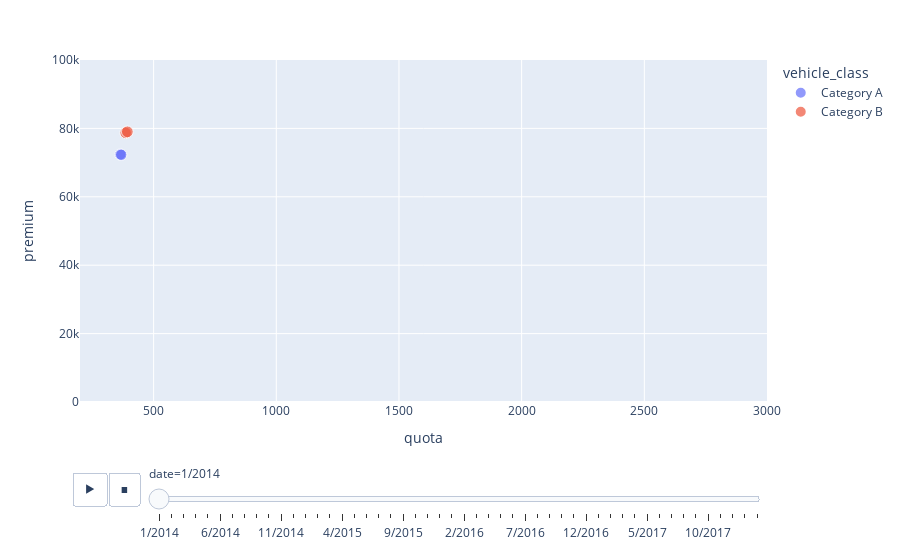

Notebook code for this chart:
### Markdown cell above
### Somehow, quota not always increase but premium is

### Code cell
# Received by quota
# sns.scatterplot(data=df, x='quota', y='premium', hue='vehicle_class')
px.scatter(data_frame=df_personal_cars, x='quota', y='premium', color='vehicle_class', size='bids_success', animation_frame='date', animation_group='index', range_x=(200, 3000), range_y=(0, 100000))
# df.reset_index().assign(date=lambda x: x['month'].to_string() + '/' + x['year'].to_string()).head()

### Figure 1 — Plotly figure (JSON) as saved in the notebook; plotly's stock layout.template omitted (floating-point values rounded to 4 significant figures)
{"data": [{"hovertemplate": "vehicle_class=Category A<br>date=1/2014<br>quota=%{x}<br>premium=%{y}<br>bids_success=%{marker.size}<extra></extra>", "ids": [0, 1], "legendgroup": "Category A", "marker": {"color": "#636efa", "size": [361, 364], "sizemode": "area", "sizeref": 5.615, "symbol": "circle"}, "mode": "markers", "name": "Category A", "orientation": "v", "showlegend": true, "type": "scatter", "x": [364, 368], "xaxis": "x", "y": [72369, 72290], "yaxis": "y"}, {"hovertemplate": "vehicle_class=Category B<br>date=1/2014<br>quota=%{x}<br>premium=%{y}<br>bids_success=%{marker.size}<extra></extra>", "ids": [2, 3], "legendgroup": "Category B", "marker": {"color": "#EF553B", "size": [377, 388], "sizemode": "area", "sizeref": 5.615, "symbol": "circle"}, "mode": "markers", "name": "Category B", "orientation": "v", "showlegend": true, "type": "scatter", "x": [386, 393], "xaxis": "x", "y": [78700, 79000], "yaxis": "y"}], "layout": {"legend": {"itemsizing": "constant", "title": {"text": "vehicle_class"}, "tracegroupgap": 0}, "margin": {"t": 60}, "sliders": [{"active": 0, "currentvalue": {"prefix": "date="}, "len": 0.9, "pad": {"b": 10, "t": 60}, "steps": [{"args": [["1/2014"], {"frame": {"duration": 0, "redraw": false}, "fromcurrent": true, "mode": "immediate", "transition": {"duration": 0, "easing": "linear"}}], "label": "1/2014", "method": "animate"}, {"args": [["2/2014"], {"frame": {"duration": 0, "redraw": false}, "fromcurrent": true, "mode": "immediate", "transition": {"duration": 0, "easing": "linear"}}], "label": "2/2014", "method": "animate"}, {"args": [["3/2014"], {"frame": {"duration": 0, "redraw": false}, "fromcurrent": true, "mode": "immediate", "transition": {"duration": 0, "easing": "linear"}}], "label": "3/2014", "method": "animate"}, {"args": [["4/2014"], {"frame": {"duration": 0, "redraw": false}, "fromcurrent": true, "mode": "immediate", "transition": {"duration": 0, "easing": "linear"}}], "label": "4/2014", "method": "animate"}, {"args": [["5/2014"], {"frame": {"duration": 0, "redraw": false}, "fromcurrent": true, "mode": "immediate", "transition": {"duration": 0, "easing": "linear"}}], "label": "5/2014", "method": "animate"}, {"args": [["6/2014"], {"frame": {"duration": 0, "redraw": false}, "fromcurrent": true, "mode": "immediate", "transition": {"duration": 0, "easing": "linear"}}], "label": "6/2014", "method": "animate"}, {"args": [["7/2014"], {"frame": {"duration": 0, "redraw": false}, "fromcurrent": true, "mode": "immediate", "transition": {"duration": 0, "easing": "linear"}}], "label": "7/2014", "method": "animate"}, {"args": [["8/2014"], {"frame": {"duration": 0, "redraw": false}, "fromcurrent": true, "mode": "immediate", "transition": {"duration": 0, "easing": "linear"}}], "label": "8/2014", "method": "animate"}, {"args": [["9/2014"], {"frame": {"duration": 0, "redraw": false}, "fromcurrent": true, "mode": "immediate", "transition": {"duration": 0, "easing": "linear"}}], "label": "9/2014", "method": "animate"}, {"args": [["10/2014"], {"frame": {"duration": 0, "redraw": false}, "fromcurrent": true, "mode": "immediate", "transition": {"duration": 0, "easing": "linear"}}], "label": "10/2014", "method": "animate"}, {"args": [["11/2014"], {"frame": {"duration": 0, "redraw": false}, "fromcurrent": true, "mode": "immediate", "transition": {"duration": 0, "easing": "linear"}}], "label": "11/2014", "method": "animate"}, {"args": [["12/2014"], {"frame": {"duration": 0, "redraw": false}, "fromcurrent": true, "mode": "immediate", "transition": {"duration": 0, "easing": "linear"}}], "label": "12/2014", "method": "animate"}, {"args": [["1/2015"], {"frame": {"duration": 0, "redraw": false}, "fromcurrent": true, "mode": "immediate", "transition": {"duration": 0, "easing": "linear"}}], "label": "1/2015", "method": "animate"}, {"args": [["2/2015"], {"frame": {"duration": 0, "redraw": false}, "fromcurrent": true, "mode": "immediate", "transition": {"duration": 0, "easing": "linear"}}], "label": "2/2015", "method": "animate"}, {"args": [["3/2015"], {"frame": {"duration": 0, "redraw": false}, "fromcurrent": true, "mode": "immediate", "transition": {"duration": 0, "easing": "linear"}}], "label": "3/2015", "method": "animate"}, {"args": [["4/2015"], {"frame": {"duration": 0, "redraw": false}, "fromcurrent": true, "mode": "immediate", "transition": {"duration": 0, "easing": "linear"}}], "label": "4/2015", "method": "animate"}, {"args": [["5/2015"], {"frame": {"duration": 0, "redraw": false}, "fromcurrent": true, "mode": "immediate", "transition": {"duration": 0, "easing": "linear"}}], "label": "5/2015", "method": "animate"}, {"args": [["6/2015"], {"frame": {"duration": 0, "redraw": false}, "fromcurrent": true, "mode": "immediate", "transition": {"duration": 0, "easing": "linear"}}], "label": "6/2015", "method": "animate"}, {"args": [["7/2015"], {"frame": {"duration": 0, "redraw": false}, "fromcurrent": true, "mode": "immediate", "transition": {"duration": 0, "easing": "linear"}}], "label": "7/2015", "method": "animate"}, {"args": [["8/2015"], {"frame": {"duration": 0, "redraw": false}, "fromcurrent": true, "mode": "immediate", "transition": {"duration": 0, "easing": "linear"}}], "label": "8/2015", "method": "animate"}, {"args": [["9/2015"], {"frame": {"duration": 0, "redraw": false}, "fromcurrent": true, "mode": "immediate", "transition": {"duration": 0, "easing": "linear"}}], "label": "9/2015", "method": "animate"}, {"args": [["10/2015"], {"frame": {"duration": 0, "redraw": false}, "fromcurrent": true, "mode": "immediate", "transition": {"duration": 0, "easing": "linear"}}], "label": "10/2015", "method": "animate"}, {"args": [["11/2015"], {"frame": {"duration": 0, "redraw": false}, "fromcurrent": true, "mode": "immediate", "transition": {"duration": 0, "easing": "linear"}}], "label": "11/2015", "method": "animate"}, {"args": [["12/2015"], {"frame": {"duration": 0, "redraw": false}, "fromcurrent": true, "mode": "immediate", "transition": {"duration": 0, "easing": "linear"}}], "label": "12/2015", "method": "animate"}, {"args": [["1/2016"], {"frame": {"duration": 0, "redraw": false}, "fromcurrent": true, "mode": "immediate", "transition": {"duration": 0, "easing": "linear"}}], "label": "1/2016", "method": "animate"}, {"args": [["2/2016"], {"frame": {"duration": 0, "redraw": false}, "fromcurrent": true, "mode": "immediate", "transition": {"duration": 0, "easing": "linear"}}], "label": "2/2016", "method": "animate"}, {"args": [["3/2016"], {"frame": {"duration": 0, "redraw": false}, "fromcurrent": true, "mode": "immediate", "transition": {"duration": 0, "easing": "linear"}}], "label": "3/2016", "method": "animate"}, {"args": [["4/2016"], {"frame": {"duration": 0, "redraw": false}, "fromcurrent": true, "mode": "immediate", "transition": {"duration": 0, "easing": "linear"}}], "label": "4/2016", "method": "animate"}, {"args": [["5/2016"], {"frame": {"duration": 0, "redraw": false}, "fromcurrent": true, "mode": "immediate", "transition": {"duration": 0, "easing": "linear"}}], "label": "5/2016", "method": "animate"}, {"args": [["6/2016"], {"frame": {"duration": 0, "redraw": false}, "fromcurrent": true, "mode": "immediate", "transition": {"duration": 0, "easing": "linear"}}], "label": "6/2016", "method": "animate"}, {"args": [["7/2016"], {"frame": {"duration": 0, "redraw": false}, "fromcurrent": true, "mode": "immediate", "transition": {"duration": 0, "easing": "linear"}}], "label": "7/2016", "method": "animate"}, {"args": [["8/2016"], {"frame": {"duration": 0, "redraw": false}, "fromcurrent": true, "mode": "immediate", "transition": {"duration": 0, "easing": "linear"}}], "label": "8/2016", "method": "animate"}, {"args": [["9/2016"], {"frame": {"duration": 0, "redraw": false}, "fromcurrent": true, "mode": "immediate", "transition": {"duration": 0, "easing": "linear"}}], "label": "9/2016", "method": "animate"}, {"args": [["10/2016"], {"frame": {"duration": 0, "redraw": false}, "fromcurrent": true, "mode": "immediate", "transition": {"duration": 0, "easing": "linear"}}], "label": "10/2016", "method": "animate"}, {"args": [["11/2016"], {"frame": {"duration": 0, "redraw": false}, "fromcurrent": true, "mode": "immediate", "transition": {"duration": 0, "easing": "linear"}}], "label": "11/2016", "method": "animate"}, {"args": [["12/2016"], {"frame": {"duration": 0, "redraw": false}, "fromcurrent": true, "mode": "immediate", "transition": {"duration": 0, "easing": "linear"}}], "label": "12/2016", "method": "animate"}, {"args": [["1/2017"], {"frame": {"duration": 0, "redraw": false}, "fromcurrent": true, "mode": "immediate", "transition": {"duration": 0, "easing": "linear"}}], "label": "1/2017", "method": "animate"}, {"args": [["2/2017"], {"frame": {"duration": 0, "redraw": false}, "fromcurrent": true, "mode": "immediate", "transition": {"duration": 0, "easing": "linear"}}], "label": "2/2017", "method": "animate"}, {"args": [["3/2017"], {"frame": {"duration": 0, "redraw": false}, "fromcurrent": true, "mode": "immediate", "transition": {"duration": 0, "easing": "linear"}}], "label": "3/2017", "method": "animate"}, {"args": [["4/2017"], {"frame": {"duration": 0, "redraw": false}, "fromcurrent": true, "mode": "immediate", "transition": {"duration": 0, "easing": "linear"}}], "label": "4/2017", "method": "animate"}, {"args": [["5/2017"], {"frame": {"duration": 0, "redraw": false}, "fromcurrent": true, "mode": "immediate", "transition": {"duration": 0, "easing": "linear"}}], "label": "5/2017", "method": "animate"}, {"args": [["6/2017"], {"frame": {"duration": 0, "redraw": false}, "fromcurrent": true, "mode": "immediate", "transition": {"duration": 0, "easing": "linear"}}], "label": "6/2017", "method": "animate"}, {"args": [["7/2017"], {"frame": {"duration": 0, "redraw": false}, "fromcurrent": true, "mode": "immediate", "transition": {"duration": 0, "easing": "linear"}}], "label": "7/2017", "method": "animate"}, {"args": [["8/2017"], {"frame": {"duration": 0, "redraw": false}, "fromcurrent": true, "mode": "immediate", "transition": {"duration": 0, "easing": "linear"}}], "label": "8/2017", "method": "animate"}, {"args": [["9/2017"], {"frame": {"duration": 0, "redraw": false}, "fromcurrent": true, "mode": "immediate", "transition": {"duration": 0, "easing": "linear"}}], "label": "9/2017", "method": "animate"}, {"args": [["10/2017"], {"frame": {"duration": 0, "redraw": false}, "fromcurrent": true, "mode": "immediate", "transition": {"duration": 0, "easing": "linear"}}], "label": "10/2017", "method": "animate"}, {"args": [["11/2017"], {"frame": {"duration": 0, "redraw": false}, "fromcurrent": true, "mode": "immediate", "transition": {"duration": 0, "easing": "linear"}}], "label": "11/2017", "method": "animate"}, {"args": [["12/2017"], {"frame": {"duration": 0, "redraw": false}, "fromcurrent": true, "mode": "immediate", "transition": {"duration": 0, "easing": "linear"}}], "label": "12/2017", "method": "animate"}, {"args": [["1/2018"], {"frame": {"duration": 0, "redraw": false}, "fromcurrent": true, "mode": "immediate", "transition": {"duration": 0, "easing": "linear"}}], "label": "1/2018", "method": "animate"}, {"args": [["2/2018"], {"frame": {"duration": 0, "redraw": false}, "fromcurrent": true, "mode": "immediate", "transition": {"duration": 0, "easing": "linear"}}], "label": "2/2018", "method": "animate"}], "x": 0.1, "xanchor": "left", "y": 0, "yanchor": "top"}], "updatemenus": [{"buttons": [{"args": [null, {"frame": {"duration": 500, "redraw": false}, "fromcurrent": true, "mode": "immediate", "transition": {"duration": 500, "easing": "linear"}}], "label": "&#9654;", "method": "animate"}, {"args": [[null], {"frame": {"duration": 0, "redraw": false}, "fromcurrent": true, "mode": "immediate", "transition": {"duration": 0, "easing": "linear"}}], "label": "&#9724;", "method": "animate"}], "direction": "left", "pad": {"r": 10, "t": 70}, "showactive": false, "type": "buttons", "x": 0.1, "xanchor": "right", "y": 0, "yanchor": "top"}], "xaxis": {"anchor": "y", "domain": [0, 1], "range": [200, 3000], "title": {"text": "quota"}}, "yaxis": {"anchor": "x", "domain": [0, 1], "range": [0, 100000], "title": {"text": "premium"}}}}
